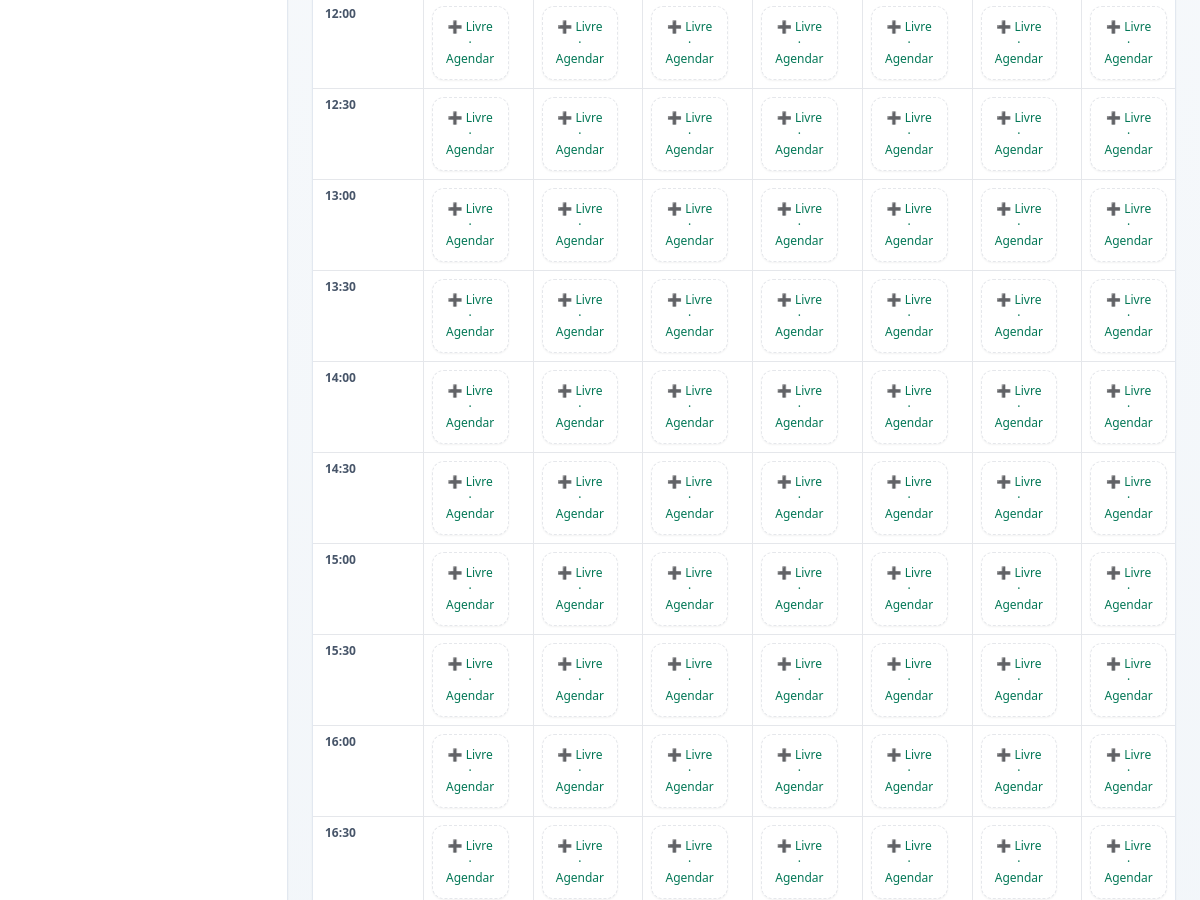
Page /barber2/agendamentos/semana/?data=2025-10-13 (signed in, middle part) on the earlier database version.
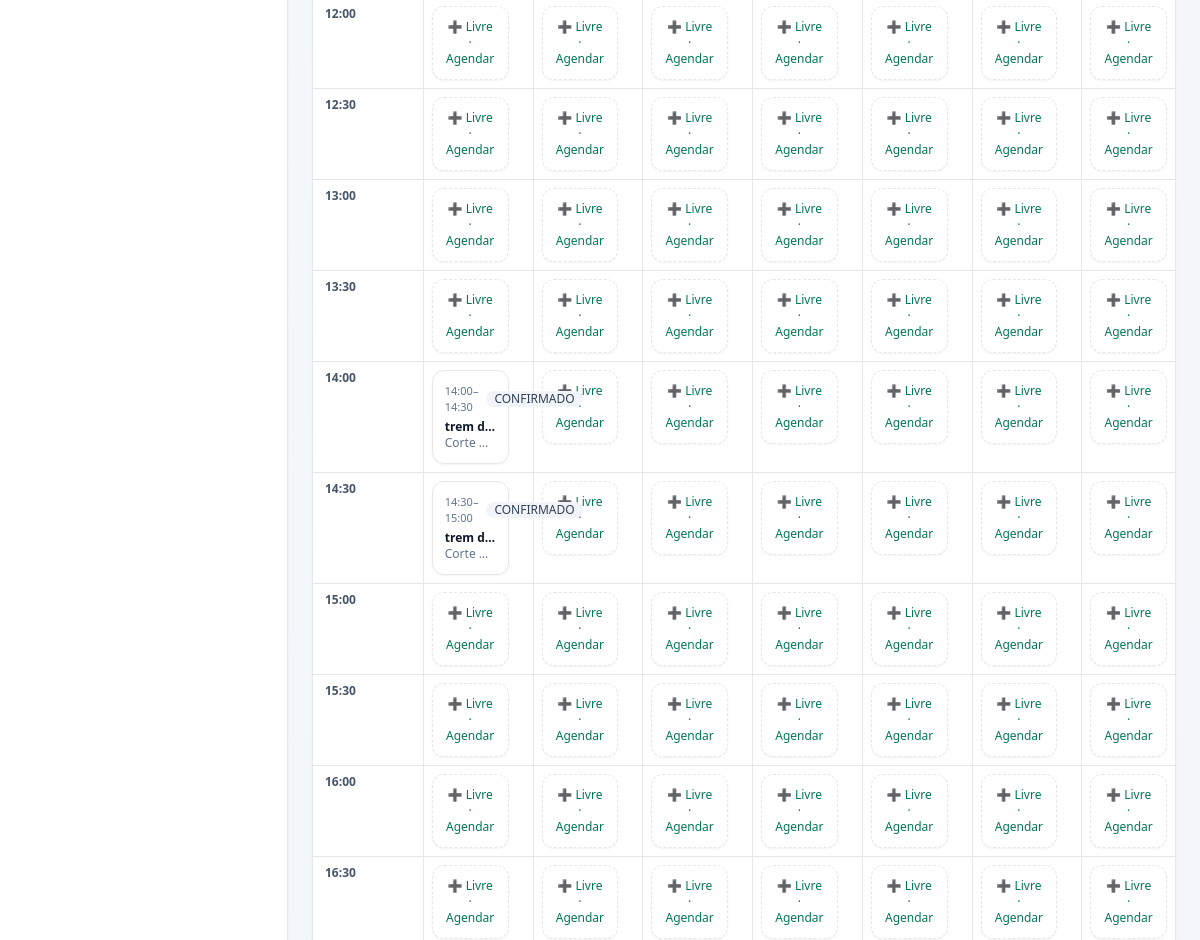
Same page on the later database version.
### agendamentos/models.py (models this page shows, shortened)
class Agendamento(models.Model):
    shop = models.ForeignKey(
        "barbearias.BarberShop",
        on_delete=models.CASCADE,
        related_name="agendamentos",
    )
    solicitacao = models.OneToOneField(
        "solicitacoes.Solicitacao",
        on_delete=models.SET_NULL,
        related_name="agendamento",
        null=True, blank=True,
    )
    cliente = models.ForeignKey(
        "clientes.Cliente",
        on_delete=models.SET_NULL,
        null=True, blank=True,
        related_name="agendamentos",
    )
    cliente_nome = models.CharField(max_length=120, blank=True)
    barbeiro = models.ForeignKey(
        User,
        on_delete=models.SET_NULL,
        blank=True, null=True,
        related_name="agendamentos",
        db_index=True,
    )
    servico = models.ForeignKey(
        "servicos.Servico",
        on_delete=models.SET_NULL,
        null=True, blank=True,
        related_name="agendamentos",
    )
    servico_nome = models.CharField(max_length=120, blank=True)
    preco_cobrado = models.DecimalField(max_digits=8, decimal_places=2, null=True, blank=True)
    inicio = models.DateTimeField()
    fim    = models.DateTimeField(null=True, blank=True)
    status = models.CharField(
        max_length=20,
        choices=StatusAgendamento.choices,
        default=StatusAgendamento.CONFIRMADO,  # nasce confirmado
    )
    observacoes = models.TextField(null=True, blank=True)
    created_at = models.DateTimeField(default=timezone.now, editable=False)
    updated_at = models.DateTimeField(auto_now=True)
    class Meta:
        ordering = ["inicio"]
        indexes = [
            models.Index(fields=["inicio"]),
            models.Index(fields=["status"]),
            models.Index(fields=["barbeiro", "inicio"]),
            models.Index(fields=["cliente", "inicio"]),
            models.Index(fields=["shop", "inicio"]),
        ]
        constraints = [
            models.CheckConstraint(
                name="ag_fim_gt_inicio_or_null",
                check=Q(fim__isnull=True) | Q(fim__gt=F("inicio")),
            ),
        ]

### agendamentos/views.py (the view, shortened to what this page needs)
# urls.py: path("semana/", views.agenda_semana, name="agenda_semana"),
@require_shop_member
@login_required
def agenda_semana(request, shop_slug):
    shop = get_object_or_404(BarberShop, slug=shop_slug)
    tz = timezone.get_current_timezone()
    hoje = timezone.localdate()
    base = _parse_date(request.GET.get("data", ""), hoje)
    wk_start, _ = _week_bounds(base)
    days = [wk_start + timedelta(days=i) for i in range(7)]
    day_labels = ["Seg", "Ter", "Qua", "Qui", "Sex", "Sáb", "Dom"]
    days_ctx = [{"date": d, "label": day_labels[i]} for i, d in enumerate(days)]
    barbeiro = None
    barbeiro_param = (request.GET.get("barbeiro") or "").strip()
    if barbeiro_param and barbeiro_param.isdigit():
        User = get_user_model()
        try:
            barbeiro = User.objects.get(pk=int(barbeiro_param))
        except Exception:
            barbeiro = None
    elif not is_manager(request):
        barbeiro = request.user
    DEFAULT_START_H, DEFAULT_END_H, DEFAULT_STEP_MIN = 8, 20, 30
    day_slots_map = {d: _day_slots(d, DEFAULT_START_H, DEFAULT_END_H, DEFAULT_STEP_MIN) for d in days}
    slot_step = timedelta(minutes=DEFAULT_STEP_MIN)
    for d in days:
        v = day_slots_map[d]
        if len(v) >= 2:
            slot_step = v[1] - v[0]
            break
    time_keys = sorted({(dt.hour, dt.minute) for d in days for dt in day_slots_map[d]})
    day_slot_keys = {d: {(dt.hour, dt.minute) for dt in day_slots_map.get(d, [])} for d in days}
    week_start_dt = timezone.make_aware(datetime(wk_start.year, wk_start.month, wk_start.day, 0, 0, 0), tz)
    week_end_dt = week_start_dt + timedelta(days=7)
    ag_qs = (
        Agendamento.objects
        .filter(shop=shop)
        .exclude(status=getattr(StatusAgendamento, "CANCELADO", None))
        .filter(inicio__isnull=False, inicio__gte=week_start_dt, inicio__lt=week_end_dt)
        .select_related("cliente", "servico")
    )
    if barbeiro:
        ag_qs = ag_qs.filter(Q(barbeiro=barbeiro) | Q(barbeiro__isnull=True))
    ag_intervals = _intervalos_agendamentos(ag_qs, tz)
    ag_by_day = {d: [] for d in days}
    for s_start, s_end, ag in ag_intervals:
        key = s_start.date()
        if key in ag_by_day:
            ag_by_day[key].append((s_start, s_end, ag))
    sol_by_day = {d: [] for d in days}
    if HAS_SOL and SolicitacaoStatus:
        exclude_status = [
            getattr(SolicitacaoStatus, "CANCELADA", "CANCELADA"),
            getattr(SolicitacaoStatus, "NEGADA", "NEGADA"),
        ]
        sol_qs = (
            Solicitacao.objects
            .filter(shop=shop)
            .exclude(status__in=exclude_status)
            .filter(inicio__isnull=False, inicio__gte=week_start_dt, inicio__lt=week_end_dt)
            .select_related("cliente", "servico")
        )
        if barbeiro:
            sol_qs = sol_qs.filter(Q(barbeiro=barbeiro) | Q(barbeiro__isnull=True))
        sol_intervals = _intervalos_solicitacoes(sol_qs, tz)
        for s_start, s_end, sol in sol_intervals:
            key = s_start.date()
            if key in sol_by_day:
                sol_by_day[key].append((s_start, s_end, sol))
    rows = []
    for (hh, mm) in time_keys:
        time_label = timezone.make_aware(datetime(wk_start.year, wk_start.month, wk_start.day, hh, mm), tz)
        cells = []
        for d in days:
            slot_dt = timezone.make_aware(datetime(d.year, d.month, d.day, hh, mm), tz)
            ag_matches = [(a, b, obj) for (a, b, obj) in ag_by_day.get(d, []) if a <= slot_dt < b]
            sol_matches = [(a, b, obj) for (a, b, obj) in sol_by_day.get(d, []) if a <= slot_dt < b]
            available, reason = (True, None) if (hh, mm) in day_slot_keys.get(d, set()) else (False, "folga")
            def _cell_item_from_ag(a_start, a_end, ag):
                return {
                    "id": ag.id,
                    "cliente_nome": ag.cliente_nome or (ag.cliente.nome if ag.cliente else "—"),
                    "servico_nome": ag.servico_nome or (ag.servico.nome if ag.servico else "—"),
                    "status": ag.status,
                    "inicio": a_start,
                    "fim": a_end,
                    "is_solicitacao": False,
                    "kind": "agendamento",
                    "can_act": False,
                }
            def _cell_item_from_sol(s_start, s_end, sol):
                status_txt = str(getattr(sol, "status", "PENDENTE")).upper()
                item = {
                    "id": sol.id,
                    "cliente_nome": getattr(sol, "cliente_nome", None) or (getattr(sol, "cliente", None).nome if getattr(sol, "cliente", None) else getattr(sol, "nome", "—")),
                    "servico_nome": getattr(sol, "servico_nome", None) or (getattr(sol, "servico", None).nome if getattr(sol, "servico", None) else "—"),
                    "status": status_txt,
                    "inicio": s_start,
                    "fim": s_end,
                    "is_solicitacao": True,
                    "kind": "solicitacao",
                }
                can_act = (is_manager(request) or getattr(sol, "barbeiro", None) in (None, request.user))
                item["can_act"] = bool(can_act and _status_is_pendente(status_txt))
                if item["can_act"]:
                    item["confirm_url"] = reverse("solicitacoes:confirmar", args=[shop.slug, sol.id])
                    item["deny_url"]    = reverse("solicitacoes:recusar",   args=[shop.slug, sol.id])
                return item
            if ag_matches:
                a_start, a_end, ag = ag_matches[0]
                is_first = (a_start <= slot_dt < (a_start + slot_step))
                if is_first:
                    cells.append({
                        "item": _cell_item_from_ag(a_start, a_end, ag),
                        "occupied": False,
                        "time": slot_dt,
                        "available": available,
                        "reason": reason,
                        "conflicts": max(0, len(ag_matches) + len(sol_matches) - 1),
                    })
                else:
                    cells.append({
                        "item": None, "occupied": True, "time": slot_dt,
                        "available": available, "reason": reason,
                        "conflicts": max(0, len(ag_matches) + len(sol_matches) - 1),
                    })
            else:
                cells.append({
                    "item": None, "occupied": False, "time": slot_dt,
                    "available": available, "reason": reason, "conflicts": 0
                })
        rows.append({"time": time_label, "cells": cells})
    prev_week, next_week = _week_nav(base)
    return render(request, "agendamentos/agenda_semana.html", {
        "title": "Agenda — Semana",
        "view": "semana",
        "wk_start": wk_start,
        "wk_end": wk_start + timedelta(days=6),
        "days_ctx": days_ctx,
        "rows": rows,
        "prev_week": prev_week,
        "next_week": next_week,
        "barbeiro": barbeiro,
        "shop": shop,
    })

### agendamentos/views.py (called while the page is built, shortened)
def _parse_date(s: str, default: date) -> date:
    try:
        return datetime.strptime(s, "%Y-%m-%d").date()
    except Exception:
        return default

def _week_bounds(d: date) -> tuple[date, date]:
    start = d - timedelta(days=d.weekday())  # segunda
    end = start + timedelta(days=6)          # domingo
    return start, end

def _week_nav(d: date) -> tuple[date, date]:
    start, _ = _week_bounds(d)
    return start - timedelta(days=7), start + timedelta(days=7)

def _day_slots(d: date, start_h: int = 8, end_h: int = 20, step_min: int = 30):
    tz = timezone.get_current_timezone()
    cur = timezone.make_aware(datetime(d.year, d.month, d.day, start_h, 0, 0), tz)
    end = timezone.make_aware(datetime(d.year, d.month, d.day, end_h, 0, 0), tz)
    step = timedelta(minutes=step_min)
    out = []
    while cur < end:
        out.append(cur)
        cur += step
    return out

def _intervalos_solicitacoes(qs, tz):
    out = []
    return out

### core/access.py (called while the page is built)
def is_manager(request: HttpRequest) -> bool:
    mem = getattr(request, "membership", None)
    return bool(mem and mem.role in (MembershipRole.OWNER, MembershipRole.MANAGER))

### agendamentos/templates/agendamentos/agenda_semana.html (shortened to what this page needs)
{% extends "painel/base.html" %}
{% block content %}
<div class="card overflow-hidden">
  <div class="overflow-x-auto">
    <div class="min-w-[980px]">
      {% for r in rows %}
        <div class="grid grid-cols-8 border-b border-slate-100 text-xs">
          <div class="px-3 py-2 text-slate-600 font-semibold">{{ r.time|date:"H:i" }}</div>
          {% for c in r.cells %}
            <div class="px-2 py-2 border-l border-slate-50">
              {% if c.item %}
                {% with status_code=c.item.status|stringformat:"s"|upper %}
                  <a href="{% url 'solicitacoes:detalhe' shop.slug c.item.id %}"
                     class="block rounded-xl border p-3 shadow-sm hover:shadow-md hover:border-slate-300 transition transform hover:-translate-y-0.5
                           {% if status_code in 'CONFIRMADA CONFIRMADO' %} border-blue-200 bg-blue-50/60
                           {% elif status_code == 'PENDENTE' %}        border-amber-200 bg-amber-50/60
                           {% elif status_code in 'NEGADA CANCELADA' %} border-rose-200 bg-rose-50/60
                           {% else %}                                   border-slate-200 bg-white {% endif %}">
                    <div class="flex items-center justify-between gap-2">
                      <div class="text-[11px] ia-text-muted">
                        {{ c.item.inicio|date:"H:i" }}–{{ c.item.fim|date:"H:i" }}
                      </div>
                      <span class="pill text-[11px] font-medium
                        {% if status_code in 'CONFIRMADA CONFIRMADO' %} bg-blue-100 text-blue-700
                        {% elif status_code == 'PENDENTE' %}            bg-amber-100 text-amber-800
                        {% elif status_code in 'NEGADA CANCELADA' %}     bg-rose-100 text-rose-700
                        {% else %}                                       bg-slate-100 text-slate-700 {% endif %}">
                        {{ c.item.status }}
                      </span>
                    </div>
                    <div class="mt-1">
                      <div class="text-[13px] font-semibold text-slate-900 truncate" title="{{ c.item.cliente_nome }}">
                        {{ c.item.cliente_nome }}
                      </div>
                      <div class="text-[12px] ia-text-muted truncate" title="{{ c.item.servico_nome }}">
                        {{ c.item.servico_nome }}
                      </div>
                    </div>
                  </a>
                {% endwith %}
              {% elif c.occupied %}
                <div class="rounded-xl border border-dashed border-slate-300 p-3 bg-slate-50 text-center ia-text-muted shadow-sm">
                  Ocupado
                </div>
              {% else %}
                {% if not c.available and c.reason == 'almoco' %}
                  <div class="rounded-xl p-3 text-center bg-amber-50 border border-amber-100 shadow-sm">
                    <span class="pill bg-amber-100 text-amber-800">🍽️ Almoço</span>
                  </div>
                {% elif not c.available and c.reason == 'folga' %}
                  <div class="rounded-xl p-3 text-center bg-slate-50 border border-slate-200 shadow-sm">
                    <span class="pill bg-slate-200 text-slate-700">🛑 Folga</span>
                  </div>
                {% else %}
                  <a href="{% url 'solicitacoes:solicitacoes' shop.slug %}?inicio={{ c.time|date:'Y-m-d\\TH:i' }}"
                     class="block rounded-xl border border-dashed border-emerald-300 p-3 bg-white hover:bg-emerald-50 hover:shadow-md transition text-center shadow-sm">
                    <span class="text-[12px] font-medium text-emerald-700">➕ Livre · Agendar</span>
                  </a>
                {% endif %}
              {% endif %}
            </div>
          {% endfor %}
        </div>
      {% endfor %}
    </div>
  </div>
</div>
{% endblock %}

Differences in the rows shown:
added Agendamento: item.status "CONFIRMADO", item.cliente_nome "trem d…", item.servico_nome "Corte…"
added Agendamento: item.status "CONFIRMADO", item.cliente_nome "trem d…", item.servico_nome "Corte…"
Other differences:
list line gone: "➕ Livre · Agendar"
new list line: "14:00 – 14:30"
new list line: "14:30 – 15:00"
